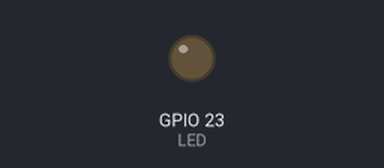
Bench run of a sketch on a simulated ESP32. Parts: output pins drawn as LEDs (lit = HIGH).

Above: at 0.7 s.
At 2.4 s:
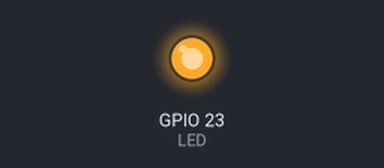
Timing chart, 0 to 3.0 s (numbered marks = the images above):
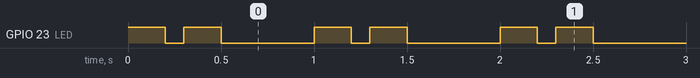

The sketch:

Lighthouse.ino
```cpp
/****************************************************************
 *                      LIGHHOUSE FLASHING LED
 *                      ======================
 *
 * In this program an LED is connected to port GPIO23 of the
 * ESP32 Devkitc. The program flashes the LED with the lighthouse
 * lighting sequence GpFl(2)
 *
 * Program: Lighthouse
 * Date   : July, 2017
 **************************************************************/
#define LED 23
#define ON HIGH
#define OFF LOW

void setup()
{
    pinMode(LED, OUTPUT);
}

void loop()
{
    digitalWrite(LED, ON);
    delay(200);
    digitalWrite(LED, OFF);
    delay(100);
    digitalWrite(LED, ON);
    delay(200);
    digitalWrite(LED, OFF);
    delay(100);
    delay(400);
}
```

Measured:
- by itself, GPIO 23 (LED): repeats every 1.0 s: LOW 0.10 s, HIGH 0.20 s, LOW 0.50 s, HIGH 0.20 s
- by itself, everything shown: repeats every 1.0 s, in 4 steps
